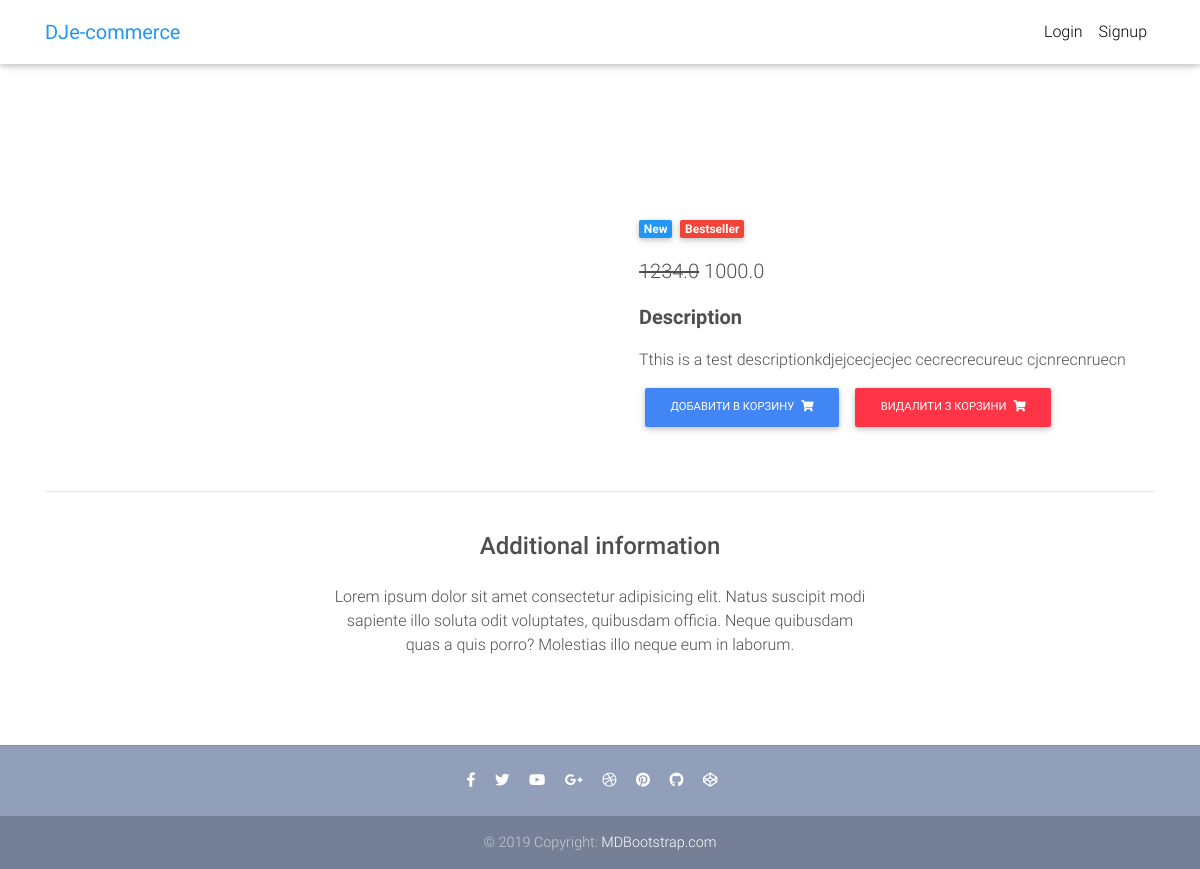
Page /product/test-products-5/ on the committed database.
### core/models.py (models this page shows, shortened)
class Item(models.Model):
    title = models.CharField(max_length=100)
    price = models.FloatField()
    discount_price = models.FloatField(blank=True, null=True)
    category = models.CharField(choices=CATEGORY_CHOICES, max_length=3)
    label = models.CharField(choices=LABEL_CHOICES, max_length=1)
    slug = models.SlugField()
    description = models.TextField()
    def get_add_to_cart_url(self):
        return reverse("core:add-to-cart", kwargs={
            'slug': self.slug
        })
    def get_remove_from_cart_url(self):
        return reverse("core:remove-from-cart", kwargs={
            'slug': self.slug
        })

### core/views.py (the view)
# urls.py: path('product/<slug>/', ItemViewDetail.as_view(), name='product'),
class ItemViewDetail(DetailView):
    model = Item
    template_name = "product.html"

### core/templates/product.html (shortened to what this page needs)
{% extends "base.html" %}
{% load static %}
{% block content %}
<main class="mt-5 pt-4">
    <div class="container dark-grey-text mt-5">
        <div class="row wow fadeIn">
            <div class="col-md-6 mb-4">
            </div>
            <div class="col-md-6 mb-4">
                <div class="p-4">
                    <div class="mb-3">
                        <a href="">
                            <span class="badge blue mr-1">New</span>
                        </a>
                        <a href="">
                            <span class="badge red mr-1">Bestseller</span>
                        </a>
                    </div>
                    <p class="lead">
              <span class="mr-1">
                {% if item.discount_price %}
                <del>{{item.price}}</del>
                <span>{{item.discount_price}}</span>
                    {% else %}
                   <span>{{item.price}}</span>
                    {% endif %}
              </span>
                    </p>
                    <p class="lead font-weight-bold">Description</p>
                    <p>{{object.description}}</p>
                    <a href="{{ object.get_add_to_cart_url }}" class="btn btn-primary btn-md my-0 p" >Добавити в корзину
                            <i class="fas fa-shopping-cart ml-1"></i>
                    </a>
                    <a href="{{ object.get_remove_from_cart_url }}" class="btn btn-danger btn-md my-0 p" >Видалити з корзини
                            <i class="fas fa-shopping-cart ml-1"></i>
                    </a>
                </div>
            </div>
        </div>
        <hr>
        <div class="row d-flex justify-content-center wow fadeIn">
            <div class="col-md-6 text-center">
                <h4 class="my-4 h4">Additional information</h4>
                <p>Lorem ipsum dolor sit amet consectetur adipisicing elit. Natus suscipit modi sapiente illo soluta
                    odit
                    voluptates,
                    quibusdam officia. Neque quibusdam quas a quis porro? Molestias illo neque eum in laborum.</p>
            </div>
        </div>
        <div class="row wow fadeIn">
            <div class="col-lg-4 col-md-12 mb-4">
            </div>
            <div class="col-lg-4 col-md-6 mb-4">
            </div>
            <div class="col-lg-4 col-md-6 mb-4">
            </div>
        </div>
    </div>
</main>
{% endblock content %}

### core/templates/base.html (style rules this page uses)
html, body, header, .carousel { height: 60vh; }

### rows in the picture
Item: price "1234.0", discount_price "1000.0", description "Tthis is a test descriptionkdjejcecjecjec cecrecrecureuc cjcnrecnruecn"
